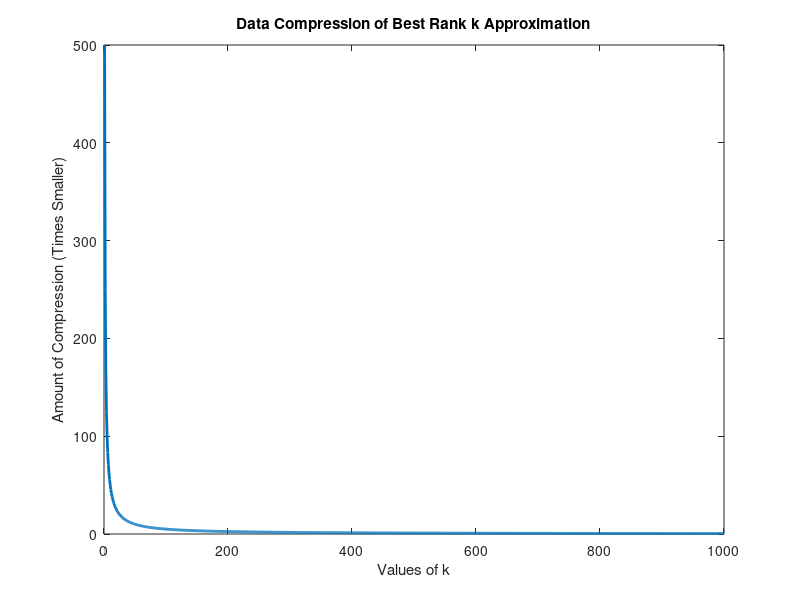

This chart was generated by the following MATLAB code:
%This MATLAB File Plots the Data Compression of Singular Value
%Decomposition with the Best Rank k Approximation

m=1000; %Size of one dimension of a matrix A
n=1000; %Size of the second dimension of a matrix A
k=zeros(1,min(m,n)); %Creates a vector for the values of k
compression=zeros(1,min(m,n)); %Creates a vector for the values of the compression
for i=1:min(m,n) %Starts a loop to calculate the compression for all values of k
    k(1,i)=i; %Writes the values of k
    compression(1,i)=(m*n)/(k(1,i)*(m+n+1)); %Calculates the Compression
end %Ends the loop
figure %Starts a figure for the graph
plot(k,compression,'linewidth',2) %Plots the data set
title('Data Compression of Best Rank k Approximation') %Adds a title
xlabel('Values of k') %Labels x axis
ylabel('Amount of Compression (Times Smaller)') %Labels y axis